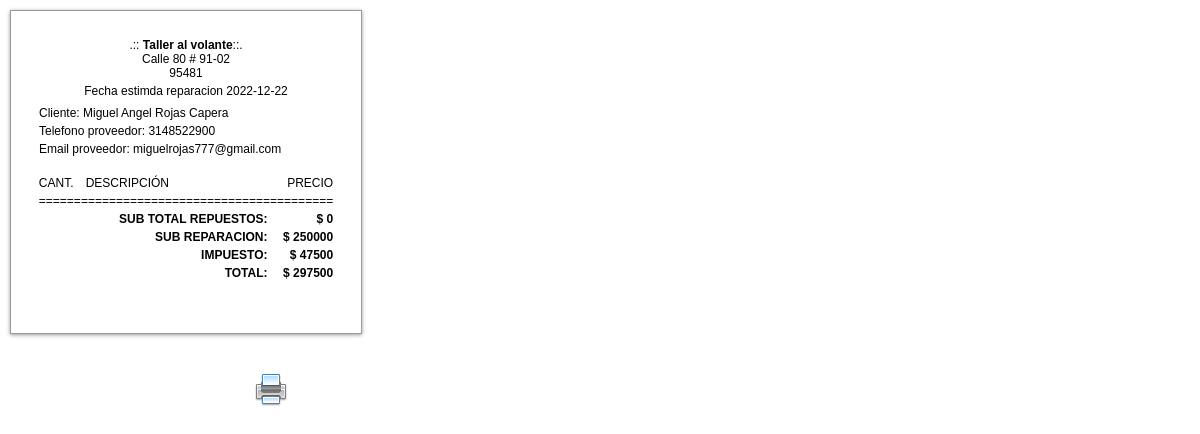
Page /pagina/boletas_ventas/generar_ticket.php?id_reparacion=12 on the committed database.
### tables this page shows
CREATE TABLE `empresa` (
  `id_empresa` int(100) NOT NULL,
  `empresa` varchar(200) NOT NULL,
  `ruc` varchar(100) NOT NULL,
  `direccion` varchar(200) NOT NULL,
  `telefono` varchar(100) NOT NULL,
  `descripcion` varchar(2000) NOT NULL,
  `imagen` varchar(2000) NOT NULL,
  `correo` varchar(200) NOT NULL,
  `simbolo_moneda` varchar(200) NOT NULL,
  `impuesto` float NOT NULL,
  `tipo_moneda` varchar(200) NOT NULL
);

CREATE TABLE `reparacion` (
  `id_reparacion` int(200) NOT NULL,
  `id_marca` int(200) NOT NULL,
  `id_modelo` int(200) NOT NULL,
  `id_usuario` int(200) NOT NULL,
  `placa` varchar(200) NOT NULL,
  `codigo_registro` varchar(200) NOT NULL,
  `fallas` varchar(8000) NOT NULL,
  `revision_componentes` varchar(8000) NOT NULL,
  `fecha_estimada` date NOT NULL,
  `hora_reparacion` varchar(8000) NOT NULL,
  `cliente` int(200) NOT NULL,
  `fecha_registro` date NOT NULL,
  `precio_estimado` float NOT NULL,
  `tipo_comprobante` varchar(200) NOT NULL,
  `estado_reparacion` varchar(200) NOT NULL
);

CREATE TABLE `clientes` (
  `id_cliente` int(200) NOT NULL,
  `nombre` varchar(200) NOT NULL,
  `documento` varchar(200) NOT NULL,
  `telefono` varchar(200) NOT NULL,
  `correo` varchar(200) NOT NULL,
  `estado` char(1) NOT NULL
);

### pagina/boletas_ventas/generar_ticket.php (the view, shortened to what this page needs)
<?php error_reporting (0);
$id_reparacion=$_GET['id_reparacion'];
      include ('../layout/dbcon.php');
?>
<html>
<head>
<link href="../reparacion/public/css/ticket.css" rel="stylesheet" type="text/css">
</head>
<body id="cuerpoPagina">
<?php
$nombre_cliente="";
    $query3=mysqli_query($con,"select * from reparacion r inner join marca m on m.id_marca = r.id_marca inner join modelo md on md.id_modelo = r.id_modelo inner join clientes c on c.id_cliente = r.cliente where id_reparacion= '$id_reparacion' ")or die(mysqli_error($con));
   while($row3=mysqli_fetch_array($query3)){
          $fecha_estimada=$row3['fecha_estimada'];
$nombre_cliente=$row3['nombre'];
$telefono_cliente=$row3['telefono'];
$email_cliente=$row3['correo'];
$precio_estimado=$row3['precio_estimado'];
      }
       $query11=mysqli_query($con,"select * from empresa ")or die(mysqli_error($con));
   while($row11=mysqli_fetch_array($query11)){
        $empresa=$row11['empresa'];
 $impuesto_producto=$row11['impuesto'];
  $simbolo_moneda=$row11['simbolo_moneda'];
     $telefono_empresa=$row11['telefono'];
     $direccion_empresa=$row11['direccion'];
      }
      $sum=0;
   $igv=0;
   $sub=0;
       $igv=$igv+($precio_estimado*$impuesto_producto/100);
       $sum=$sum+$precio_estimado+($precio_estimado*$impuesto_producto/100);
?>
<div class="zona_impresion">
<br>
<table border="0" align="center" width="300px">
    <tr>
        <td align="center">
        .::<strong> <?php echo $empresa; ?></strong>::.<br>
        <?php echo $direccion_empresa; ?><br>
       <?php echo $telefono_empresa; ?><br>
        </td>
    </tr>
    <tr>
        <td align="center"><?php echo "Fecha estimda reparacion ".$fecha_estimada; ?></td>
    </tr>
    <tr>
      <td align="center"></td>
    </tr>
    <tr>
        <td>Cliente: <?php echo $nombre_cliente; ?></td>
    </tr>
    <tr>
        <td>Telefono proveedor: <?php echo $telefono_cliente; ?></td>
    </tr>
    <tr>
        <td>Email proveedor: <?php echo $email_cliente ; ?></td>
    </tr>
</table>
<br>
<table border="0" align="center" width="300px">
    <tr>
        <td>CANT.</td>
        <td>DESCRIPCIÓN</td>
        <td align="right">PRECIO </td>
    </tr>
    <tr>
      <td colspan="3">==========================================</td>
    </tr>
    <tr>
    <td>&nbsp;</td>
    <td align="right"><b>SUB TOTAL REPUESTOS:</b></td>
    <td align="right"><b><?php echo $simbolo_moneda;?>  <?php echo $sub;  ?></b></td>
    </tr>
   <tr>
    <td>&nbsp;</td>
    <td align="right"><b>SUB REPARACION:</b></td>
    <td align="right"><b><?php echo $simbolo_moneda;?>  <?php echo $precio_estimado;  ?></b></td>
    </tr>
            <tr>
    <td>&nbsp;</td>
    <td align="right"><b>IMPUESTO:</b></td>
    <td align="right"><b><?php echo $simbolo_moneda;?>  <?php echo $igv;  ?></b></td>
    </tr>
        <tr>
    <td>&nbsp;</td>
    <td align="right"><b>TOTAL:</b></td>
    <td align="right"><b><?php echo $simbolo_moneda;?>  <?php echo $sum;  ?></b></td>
    </tr>
    <tr>
      <td colspan="3">&nbsp;</td>
    </tr>
    <tr>
      <td colspan="3" align="center"></td>
    </tr>
    <tr>
      <td colspan="3" align="center"></td>
    </tr>
</table>
<br>
</div>
<p>&nbsp;</p>
<p>&nbsp;</p>
<p>&nbsp;</p>
<p>&nbsp;</p>
<p>&nbsp;</p>
<p>&nbsp;</p>
<p>&nbsp;</p>
<p>&nbsp;</p>
<p>&nbsp;</p>
<p>&nbsp;</p>
<p>&nbsp;</p>
<p>&nbsp;</p>
<p>&nbsp;</p>
<p>&nbsp;</p>
<p>
<div style="margin-left:245px;"><a href="#" id="botonPrint" onClick="printPantalla();"><img src="img/printer.png" border="0" style="cursor:pointer" title="Imprimir"></a></div>
</body>
</html>

### pagina/reparacion/public/css/ticket.css (style rules this page uses)
body { margin: 10px; padding: 0; background-image: url(../img/fondo.png); background-repeat: repeat; padding-bottom: 1px; font-size: 11px; }
body, td, th { font-family: Arial, Helvetica, sans-serif; font-size:12px; }
a:link { color: #0B55C4; text-decoration: none; }
.zona_impresion { width: 340px; padding:10px 5px 10px 5px; float:left; margin-left:00px; border-style: solid; border:1px solid #999; box-shadow: 0 1px 4px rgba(0, 0, 0, 0.4); }

### rows in the picture
empresa: empresa "Taller al volante", direccion "Calle 80 # 91-02", telefono "95481", simbolo_moneda "$"
reparacion: fecha_estimada "2022-12-22", clientes.nombre "Miguel Angel Rojas Capera", clientes.telefono "3148522900", clientes.correo "miguelrojas777@gmail.com", precio_estimado "250000", precio_estimado.impuesto "297500"

### other values in the picture
$sub "0"
$igv "47500"
